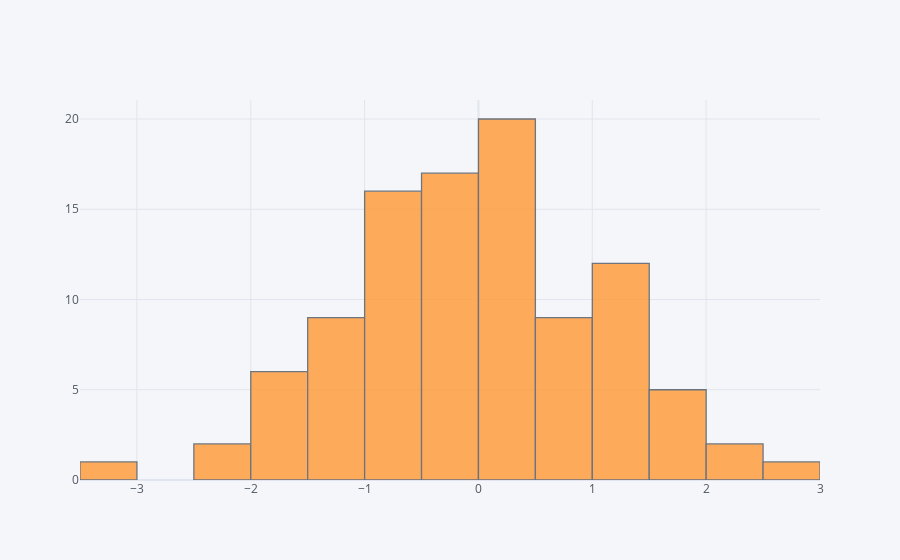

Write notebook code for a chart like this one.
### Markdown cell above
### `hist`

### Code cell
df['A'].iplot(kind = 'hist')

### Figure 1 — Plotly figure (JSON) as saved in the notebook; plotly's stock layout.template omitted (floating-point values rounded to 4 significant figures)
{"data": [{"histfunc": "count", "histnorm": "", "marker": {"color": "rgba(255, 153, 51, 1.0)", "line": {"color": "#4D5663", "width": 1.3}}, "name": "A", "opacity": 0.8, "orientation": "v", "type": "histogram", "x": [-0.4233, -0.02203, 0.2798, -2.163, 1.818, 2.026, 0.04001, -0.74, 1.05, -1.763, 1.14, -0.4948, 1.052, -0.6585, 1.296, -0.7876, -0.3605, 0.9305, -1.391, 0.9168, -1.377, 2.52, -1.913, 1.146, 0.2571, 0.5172, 0.2005, -1.973, -0.5032, -0.4704, -0.3111, -1.001, 0.3657, 0.3092, -0.5687, -1.777, 0.01696, 0.1932, -0.02177, 0.6497, 1.641, 0.1808, -1.067, 1.124, -3.01, -0.4241, 1.148, 2.012, -0.9345, -1.038, -1.225, 0.3848, -0.9636, 1.02, -0.6093, 0.0251, 0.06697, -1.487, 1.031, -0.8277, -1.351, 1.352, -0.6324, 0.9599, 0.2766, 1.51, -0.6362, 1.404, 0.1838, -1.672, 1.806, 0.3565, -0.2294, -0.3595, -1.763, 0.6943, -2.419, -0.694, -0.5529, 1.118, -0.08239, -0.6029, -1.01, -0.6416, -0.139, 0.6886, 0.2192, 0.2808, 0.006454, 1.607, 0.2282, -0.1265, -0.6668, -0.2225, 0.4616, -0.08124, 0.6354, -0.2653, 0.9861, -0.01245]}], "layout": {"autosize": true, "barmode": "overlay", "legend": {"bgcolor": "#F5F6F9", "font": {"color": "#4D5663"}}, "paper_bgcolor": "#F5F6F9", "plot_bgcolor": "#F5F6F9", "title": {"font": {"color": "#4D5663"}}, "xaxis": {"autorange": true, "gridcolor": "#E1E5ED", "range": [-3.5, 3], "showgrid": true, "tickfont": {"color": "#4D5663"}, "title": {"font": {"color": "#4D5663"}, "text": ""}, "type": "linear", "zerolinecolor": "#E1E5ED"}, "yaxis": {"autorange": true, "gridcolor": "#E1E5ED", "range": [0, 21.05], "showgrid": true, "tickfont": {"color": "#4D5663"}, "title": {"font": {"color": "#4D5663"}, "text": ""}, "zerolinecolor": "#E1E5ED"}}}
